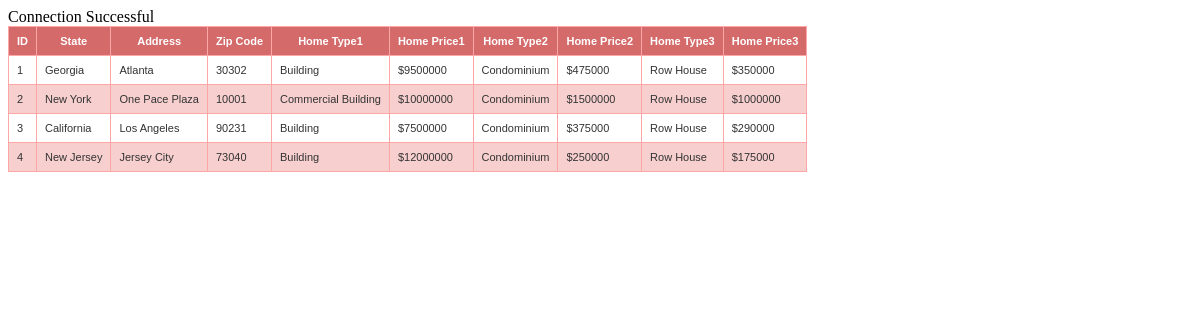
The page /displayAllRecords.php on the database its author committed.
### tables this page shows
CREATE TABLE `state` (
  `id` int(11) NOT NULL,
  `state` varchar(255) DEFAULT NULL,
  `address` varchar(255) DEFAULT NULL,
  `zip` int(11) DEFAULT NULL,
  `hometype1` varchar(255) DEFAULT NULL,
  `homeprice1` varchar(255) DEFAULT NULL,
  `hometype2` varchar(255) DEFAULT NULL,
  `homeprice2` varchar(255) DEFAULT NULL,
  `hometype3` varchar(255) DEFAULT NULL,
  `homeprice3` varchar(255) DEFAULT NULL
);

### config.php (called while the page is built, shortened)
<?php
require_once("db-settings.php");
require_once("functions.php");
?>

### functions.php (called while the page is built, shortened)
<?php
function fetchAllUsers() {
  global $mysqli, $db_table_prefix;
  $stmt = $mysqli->prepare("
     select
		id,
		state,
		address,
		zip,
		hometype1,
		homeprice1,
		hometype2,
		homeprice2,
		hometype3,
		homeprice3
		FROM " . $db_table_prefix . "state"
  );
  $stmt->execute();
  $stmt->bind_result(
    $id,
    $state,
    $address,
    $zipcode,
    $hometype1,
    $homeprice1,
    $hometype2,
    $homeprice2,
    $hometype3,
    $homeprice3
  );
  while ($stmt->fetch()) {
    $row [] = array(
        'id'                       => $id,
        'state'                    => $state,
        'address'                  => $address,
        'zip'                      => $zipcode,
        'hometype1'                => $hometype1,
        'homeprice1'               => $homeprice1,
        'hometype2'                => $hometype2,
        'homeprice2'               => $homeprice2,
        'hometype3'                => $hometype3,
        'homeprice3'               => $homeprice3
    );
  }
  return ($row);
}

### displayAllRecords.php (the view, shortened to what this page needs)
<!DOCTYPE html PUBLIC '-//W3C//DTD XHTML 1.0 Transitional//EN' 'http://www.w3.org/TR/xhtml1/DTD/xhtml1-transitional.dtd'>
<html xmlns='http://www.w3.org/1999/xhtml'>
<head>
</head>
<body>
  <?php require_once("config.php");
  $allrecords = fetchAllUsers();
  ?>
  <table class="table-style-three">
      <thead>
        <th>ID</th>
        <th>State</th>
        <th>Address</th>
        <th>Zip Code</th>
        <th>Home Type1</th>
        <th>Home Price1</th>
        <th>Home Type2</th>
        <th>Home Price2</th>
        <th>Home Type3</th>
        <th>Home Price3</th>
      </thead>
      <tbody>
      <?php
      foreach($allrecords as $displayRecords) { ?>
      <tr>
        <td> <?php print $displayRecords['id']; ?></td>
        <td><?php print $displayRecords['state']; ?></td>
        <td><?php print $displayRecords['address']; ?></td>
        <td><?php print $displayRecords['zip']; ?></td>
          <td><?php print $displayRecords['hometype1']; ?></td>
          <td><?php print $displayRecords['homeprice1']; ?></td>
          <td><?php print $displayRecords['hometype2']; ?></td>
          <td><?php print $displayRecords['homeprice2']; ?></td>
          <td><?php print $displayRecords['hometype3']; ?></td>
          <td><?php print $displayRecords['homeprice3']; ?></td>
      </tr>
      <?php } ?>
      </tbody>
  </table>
</body>
</html>

### db-settings.php (shortened to what this page needs)
<?php
    $db_table_prefix = "";
  if(mysqli_connect_errno()) {
    echo "Connection Failed: " . mysqli_connect_errno();
    exit();
  } else {
    echo "Connection Successful";
  }
?>

### displayAllRecords.php (style rules this page uses)
table.table-style-three { font-family: verdana, arial, sans-serif; font-size: 11px; color: #333333; border-width: 1px; border-color: #3A3A3A; border-collapse: collapse; }
table.table-style-three th { border-width: 1px; padding: 8px; border-style: solid; border-color: #FFA6A6; background-color: #D56A6A; color: #ffffff; }
table.table-style-three tr:nth-child(even) td { background-color: #F7CFCF; }
table.table-style-three td { border-width: 1px; padding: 8px; border-style: solid; border-color: #FFA6A6; background-color: #ffffff; }

### rows shown on the page
state: id "1", state "Georgia", address "Atlanta", zip "30302", hometype1 "Building", homeprice1 "$9500000", hometype2 "Condominium", homeprice2 "$475000", hometype3 "Row House", homeprice3 "$350000"
state: id "2", state "New York", address "One Pace Plaza", zip "10001", hometype1 "Commercial Building", homeprice1 "$10000000", hometype2 "Condominium", homeprice2 "$1500000", hometype3 "Row House", homeprice3 "$1000000"
state: id "3", state "California", address "Los Angeles", zip "90231", hometype1 "Building", homeprice1 "$7500000", hometype2 "Condominium", homeprice2 "$375000", hometype3 "Row House", homeprice3 "$290000"
state: id "4", state "New Jersey", address "Jersey City", zip "73040", hometype1 "Building", homeprice1 "$12000000", hometype2 "Condominium", homeprice2 "$250000", hometype3 "Row House", homeprice3 "$175000"
